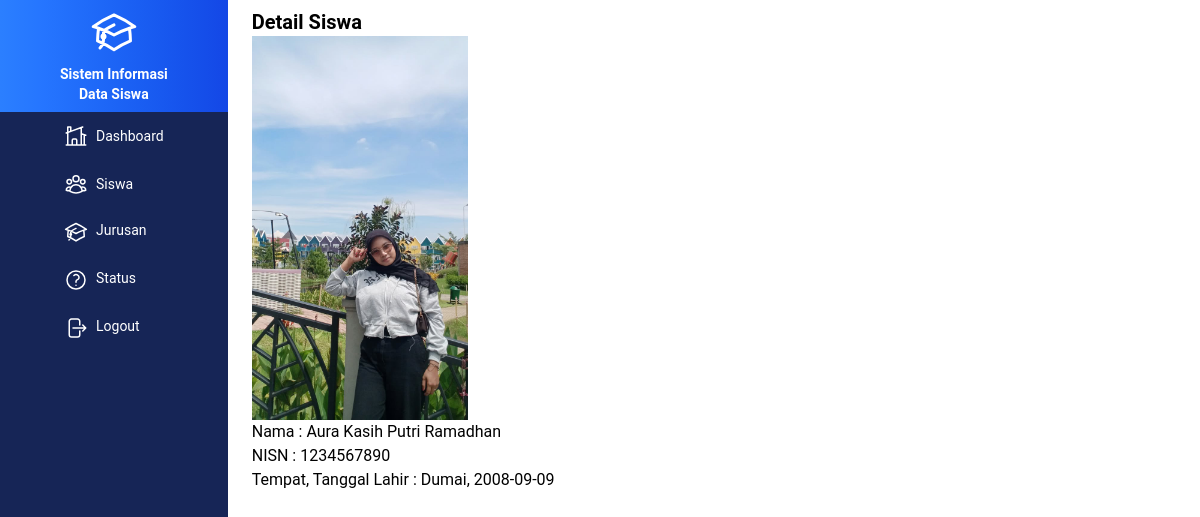
The app's page /detailSiswa.php?id=15 with its own data.
### tables this page shows
CREATE TABLE `tabel_siswa` (
  `id` int(11) NOT NULL,
  `nama` varchar(100) NOT NULL,
  `nisn` varchar(50) NOT NULL,
  `tmpt_lahir` varchar(100) NOT NULL,
  `tgl_lahir` date NOT NULL,
  `kelamin` enum('Laki-laki','Prempuan') NOT NULL,
  `agama` varchar(100) NOT NULL,
  `alamat` text NOT NULL,
  `keluar` date DEFAULT NULL,
  `ayah` varchar(100) NOT NULL,
  `ibu` varchar(100) NOT NULL,
  `alamat_ortu` text NOT NULL,
  `hp_ortu` varchar(20) NOT NULL,
  `jurusan_id` int(11) NOT NULL,
  `status_id` int(11) NOT NULL DEFAULT 2,
  `foto` varchar(100) NOT NULL,
  `created_at` timestamp NOT NULL DEFAULT current_timestamp(),
  `updated_at` timestamp NOT NULL DEFAULT current_timestamp() ON UPDATE current_timestamp()
);

### src/functions/functionSiswa.php (called while the page is built, shortened)
<?php
    function siswaById($db, $id) {
        $stmt = $db->prepare("SELECT siswa.*, jurusan.jurusan FROM tabel_siswa AS siswa JOIN tabel_jurusan AS jurusan on siswa.jurusan_id = jurusan.id WHERE siswa.id = ?");
        $stmt->execute([$id]);
        return $stmt->fetch();
    }
?>

### src/detailSiswa.php (the view, shortened to what this page needs)
<?php
    require_once "functions/functionSiswa.php";
    require_once "functions/functionJurusan.php";
    $title = "Detail Siswa";
    $id = $_GET["id"];
    $data = siswaById($db, $id);
?>
<?php include_once "templates/header.php"; ?>
    <div class="flex h-screen">
        <?php include_once "templates/sidebar.php"; ?>
        <div class="content px-6 py-2">
            <h1 class="text-xl font-semibold"><?php echo $title; ?></h1>
            <ul>
                <li><img class="h-96" src="img/siswa/<?= $data["foto"]; ?>" alt="siswa"></li>
                <li>Nama : <?= $data["nama"]; ?></li>
                <li>NISN : <?= $data["nisn"]; ?></li>
                <li>Tempat, Tanggal Lahir : <?= $data["tmpt_lahir"]; ?>, <?= $data["tgl_lahir"]; ?></li>
            </ul>
        </div>
    </div>

### records on screen
tabel_siswa: foto (picture), nama "Aura Kasih Putri Ramadhan", nisn "1234567890", tmpt_lahir "Dumai", tgl_lahir "2008-09-09"

### other values on screen
$title "Detail Siswa"
